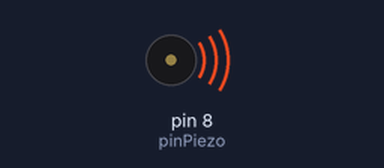
A sketch run on a simulated Arduino Uno, built with avr-gcc and run on an emulated ATmega328P. Shown: buzzer (waves = sounding).

Above: at 0.15 s.
At 4.2 s:
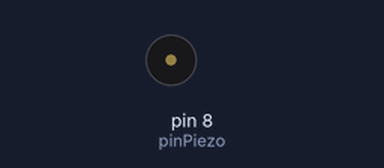
Timing chart, 0 to 5.5 s (numbered marks = the images above):
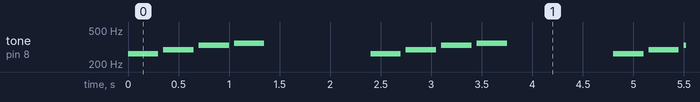

The sketch:

05_buzzer_tones.ino
```cpp
// C++ code
//
int pinPiezo = 8;
int notes[] = {262,294,330,349};
void setup()
{
  pinMode(pinPiezo, OUTPUT);
}

void loop()
{
  //alarmSignal();
  piano();
}

void piano()
{
  for (int i=0;i<4;i++) {
    tone(pinPiezo, notes[i], 300);
    delay(350);
  }
  noTone(pinPiezo);
  delay(1000);
}

void alarmSignal() {
  for (int i=500; i<= 1500; i+=10) {
    tone(pinPiezo, i);
    delay(10);
  }

  for (int i=1500; i>= 500; i-=10) {
    tone(pinPiezo, i);
    delay(10);
  }

  noTone(pinPiezo);
  delay(500);
}
```

Measured:
- by itself, tone on pin 8 (pinPiezo): repeats every 2.4 s: silent 0.05 s, 294 Hz 0.30 s, silent 0.05 s, 330 Hz 0.30 s, silent 0.05 s, 349 Hz 0.30 s, silent 1.1 s, 262 Hz 0.30 s
